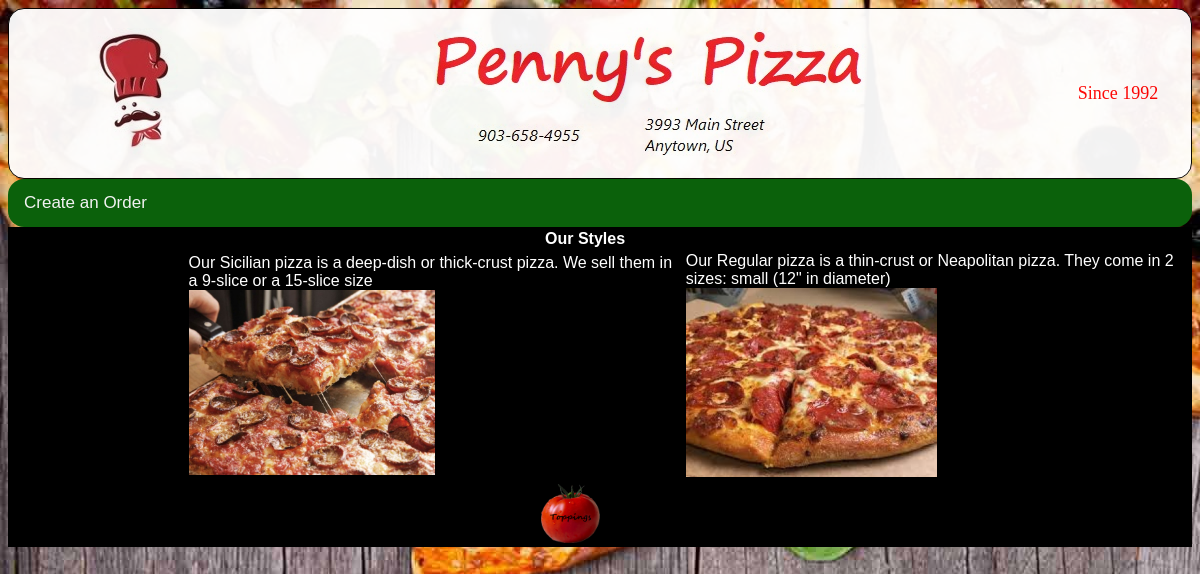
The page /menu on the database its author committed.
### orders/models.py (models this page shows)
class Pizza_Pic(models.Model):
    pic = models.ImageField(upload_to ='static/orders')
    style = models.ForeignKey(Pizza_Style, on_delete=models.CASCADE)

class Pizza_Style(models.Model):
    style = models.CharField(max_length=20)
    desc = models.CharField(max_length=100, null=True)
    def __str__(self):
        return self.style

### orders/views.py (the view, shortened to what this page needs)
# urls.py: path("menu", views.menu, name="menu"),
def menu(request):
    if not request.user.is_authenticated:
        context = {
            "types": Pizza_Type.objects.all(),
            "toppings": Topping.objects.all(),
            "pics": Pizza_Pic.objects.all(),
            "logged_in": False
        }
        return render(request, "menu.html", context)

### orders/models.py (called while the page is built)
    def __str__(self):
        return self.name

### orders/templates/menu.html (shortened to what this page needs)
{% extends "base.html" %}
{% block body %}
<head>
	{% load static %}
	<link rel="stylesheet" href="{% static 'orders/styles/styles_menu.css' %}"/>
	<div class="menu_nav">
		<a href="{% url 'create_order' %}">
			{% if current_order %}
				Continue Order
			{% else %}
				Create an Order
			{% endif %}
		</a>
	</div>
</head>
<div class="div_menu">
	<table class="table_menu" style="padding-left: 15%">
		<tr>
			<th style="padding-left: 30%">Our Styles</th>
		</tr>
		<tr>
			{% for pic in pics %}
				<td>
					<div id="{{ pic.style }}_modal" >
						<span>{{ pic.style.desc }}</span>
					</div>
					<img width="50%" class="img_pizza"
						onmouseover='(function(){
												var modal = document.getElementsByName("{{ pic.style }}_modal")[0];
												modal.style.display = "block";
												})();'
							src="{{ pic.pic.url }}">
				</td>
			{% endfor %}
		</tr>
	</table>
	<a id="toppings_button" style="padding-left: 45%" name="toppings_button" class="button_toppings" onclick="toppings_button_onClick()">
		<img src="static/orders/tomato.png" class="img_toppings" width="5%"></img>
	</a>
</div>
{% endblock %}

### orders/static/orders/Styles/styles.css (style rules this page uses)
body { font-family: sans-serif; color: white; }
.menu_nav a { float: left; color: #f2f2f2; text-align: center; padding: 14px 16px; text-decoration: none; font-size: 17px; }

### orders/static/orders/Styles/styles_menu.css (style rules this page uses)
.menu_nav { background-color: #0B610B; overflow: hidden; border-radius: 16px; }
.div_menu { background-color: black; }
.button_toppings { cursor: pointer; }

### rows shown on the page
Pizza_Pic: style.desc "Our Sicilian pizza is a deep-dish or thick-crust pizza. We sell them in a 9-slice or a 15-slice size", pic (picture)
Pizza_Pic: style.desc "Our Regular pizza is a thin-crust or Neapolitan pizza. They come in 2 sizes: small (12\" in diameter)", pic (picture)
